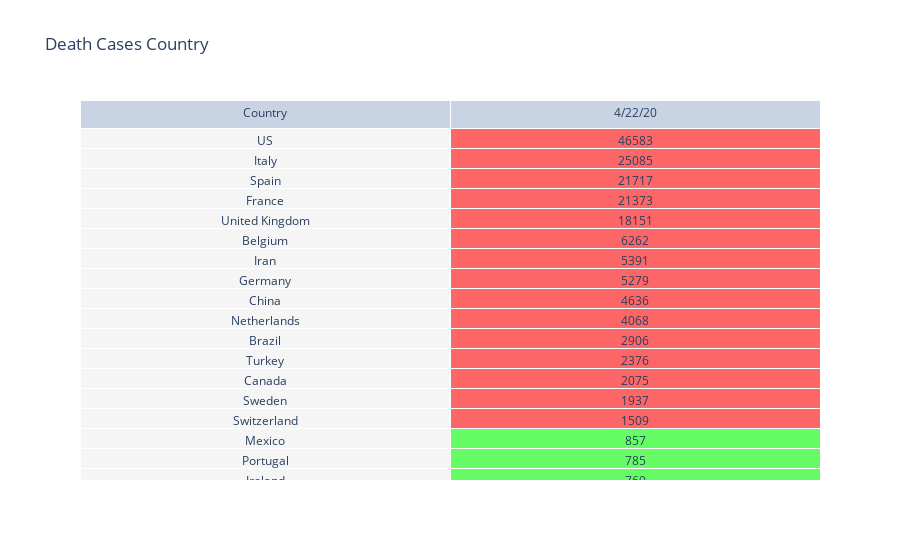

Notebook source saved alongside this figure:
### Code cell
# Showing the table of Death Table

data = (
    getAllCountryDeathsData()
    .groupby("Country/Region")[getLastDateOfConfirmed()]
    .sum()
    .sort_values(ascending=False)
)

fig = go.Figure(
    data=[
        go.Table(
            header=dict(values=["Country", getLastDateOfDeaths()]),
            cells=dict(
                values=[data.index, data.values],
                fill=dict(
                    color=[
                        "rgb(245, 245, 245)",  # unique color for the first column
                        [
                            "rgba(0, 250, 0, 0.6)"
                            if val <= 1000
                            else "rgba(250, 0, 0, 0.6)"
                            for val in data.values
                        ],
                    ]
                ),
            ),
        )
    ]
)
fig.update_layout(title="Death Cases Country")
fig.show()

### Figure 1 — Plotly figure (JSON) as saved in the notebook; plotly's stock layout.template omitted (floating-point values rounded to 4 significant figures; data arrays with more than 128 entries replaced by an {"elided": "..."} marker saying what was removed)
{"data": [{"cells": {"fill": {"color": ["rgb(245, 245, 245)", {"elided": "185 str values"}]}, "values": {"elided": "2x185 mixed values"}}, "header": {"values": ["Country", "4/22/20"]}, "type": "table"}], "layout": {"autosize": true, "title": {"text": "Death Cases Country"}}}
